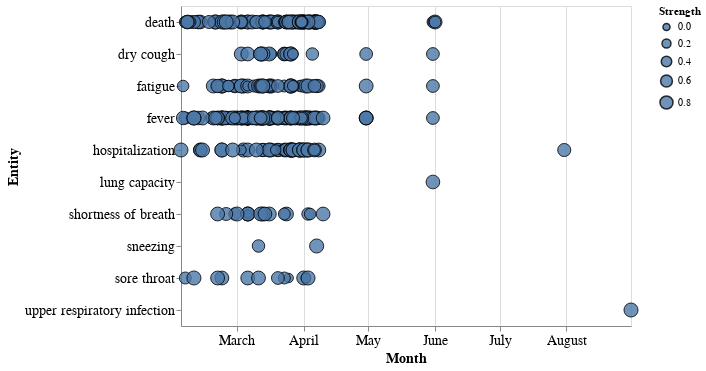

Here is the notebook cell this chart was saved with:
### Code cell
# ========================================
# Overview plot for several interesting keyword relationship
# Look at the strength of the relationship along time
# https://altair-viz.github.io/gallery/natural_disasters.html
# ========================================
kw_interest = ['sore throat', 'fatigue', 'fever', 'upper respiratory infection', 'lung capacity',
              'hospitalization', 'dry cough', 'sneezing', 'death', 'shortness of breath']
df_new_p = df_new.copy()
df_new_p = df_new_p[df_new_p['keyword'].isin(kw_interest)]

# base plot
chart_col = alt.vconcat().configure_axis(
    labelFontSize=14,
    titleFontSize=14
).configure_title(
    fontSize=20,
)

# plot
chart = alt.Chart(df_new_p).mark_circle(
    opacity=0.8,
    stroke='black',
    strokeWidth=1
).encode(
    alt.X('publish_time'),
    alt.Y('keyword'),
    alt.Size('probability:Q',
        scale=alt.Scale(range=[50, 200]),
        legend=alt.Legend(title='Strength')
    ),
).properties(
    width=450,
    height=320
)
chart.encoding.x.title='Month'
chart.encoding.y.title='Entity'

# plot
chart_col &= chart
chart_col

### Figure 1 — Vega-Lite specification as saved in the notebook (floating-point values rounded to 4 significant figures; data arrays with more than 128 entries replaced by an {"elided": "..."} marker saying what was removed)
{"config": {"view": {"continuousWidth": 400, "continuousHeight": 300}, "axis": {"labelFontSize": 14, "titleFontSize": 14}, "title": {"fontSize": 20}}, "vconcat": [{"mark": {"type": "circle", "opacity": 0.8, "stroke": "black", "strokeWidth": 1}, "encoding": {"size": {"type": "quantitative", "field": "probability", "legend": {"title": "Strength"}, "scale": {"range": [50, 200]}}, "x": {"type": "temporal", "field": "publish_time", "title": "Month"}, "y": {"type": "nominal", "field": "keyword", "title": "Entity"}}, "height": 320, "width": 450}], "data": {"name": "data-4149dd1749136f0cc2eb277c434abeb8"}, "$schema": "https://vega.github.io/schema/vega-lite/v4.8.1.json", "datasets": {"data-4149dd1749136f0cc2eb277c434abeb8": {"elided": "417 records"}}}
